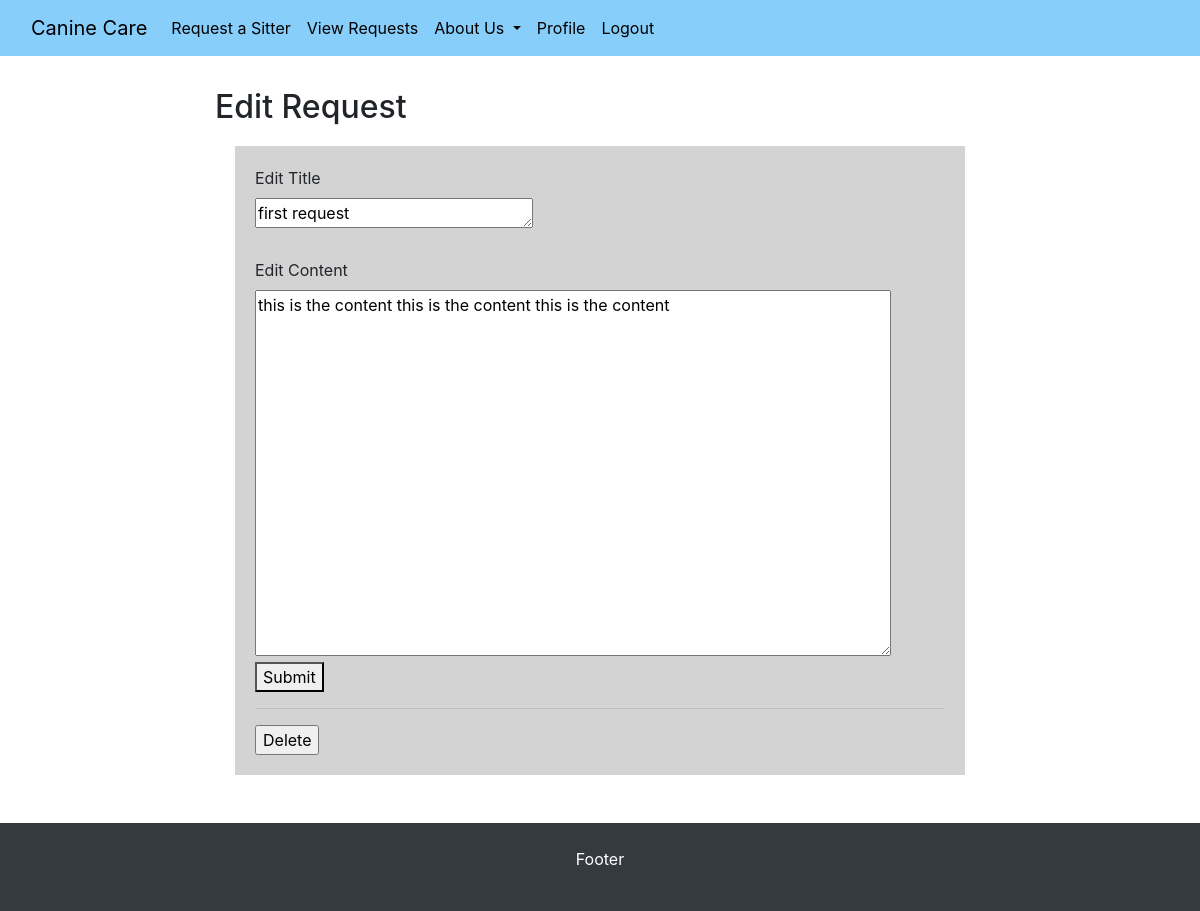
/1/edit/ (signed in), run on an earlier commit of the app's database.
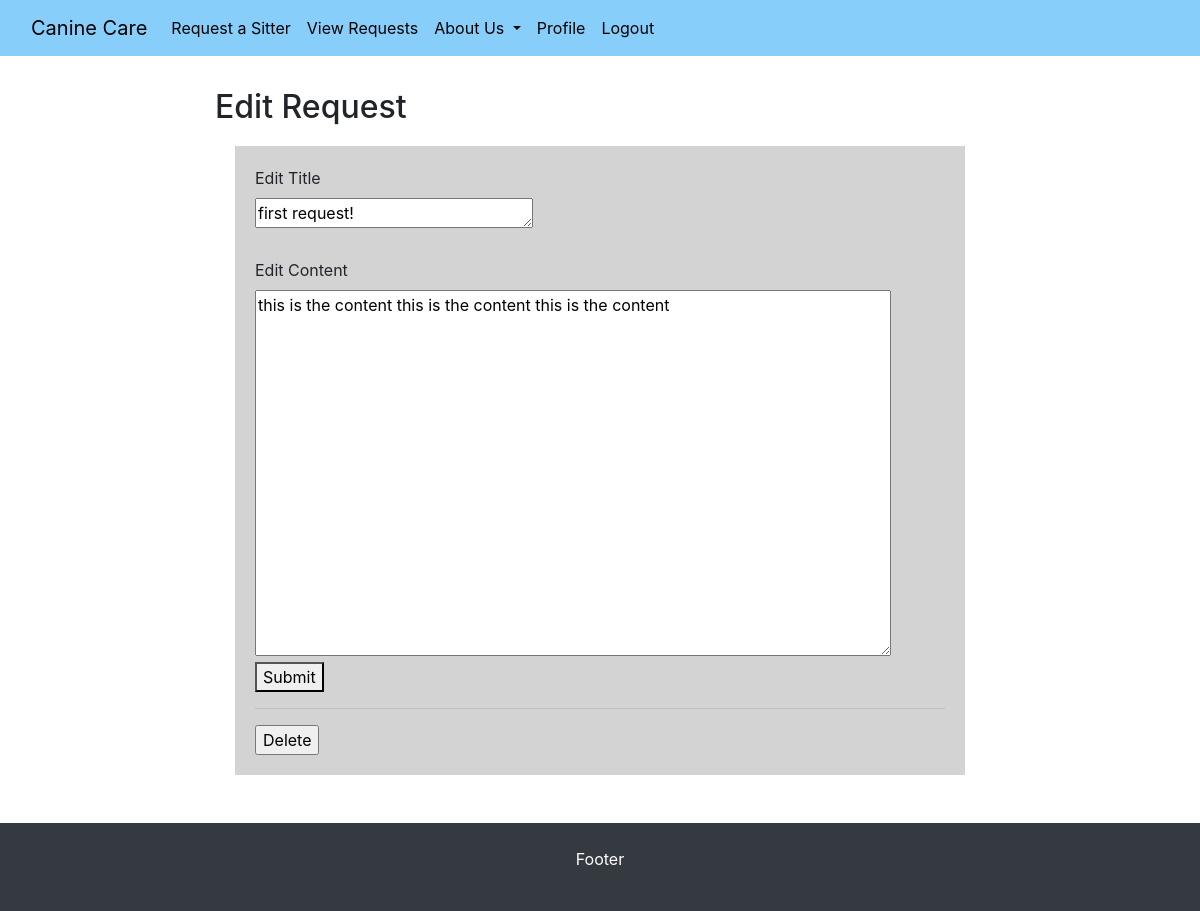
And on a later commit of the database.
### project/models.py (models this page shows)
class Reqs(db.Model):
    id = db.Column(db.Integer, primary_key=True, autoincrement=True)
    title = db.Column(db.String(100))
    content = db.Column(db.String(1000))
    poster = db.Column(db.String(1000))

### project/main.py (the view, shortened to what this page needs)
@main.route('/<int:id>/edit/', methods=['GET', 'POST'])
@login_required
def editrequest(id):
    target = Reqs.query.filter_by(id=id).first()
    if request.method == 'GET':
      return render_template('edit.html', req=target)

### project/__init__.py (called while the page is built)
def create_app():
    app = Flask(__name__)
    app.config['SECRET_KEY'] = 'secret-key-goes-here'
    app.config['SQLALCHEMY_DATABASE_URI'] = 'sqlite:///db.sqlite'
    db.init_app(app)
    login_manager = LoginManager()
    login_manager.login_view = 'auth.login'
    login_manager.init_app(app)
    from .models import User
    @login_manager.user_loader
    def load_user(user_id):
        return User.query.get(int(user_id))
    from .auth import auth as auth_blueprint
    app.register_blueprint(auth_blueprint)
    from .main import main as main_blueprint
    app.register_blueprint(main_blueprint)
    return app

### project/templates/edit.html
{% extends "base.html" %}
{% block content %}
  <h2 class="title">
    Edit Request
  </h2>
  <div class="request">
    <form method="POST">
      <label for="title">Edit Title</label>
      <br>
      <textarea name="title"
        placeholder="Request title"
        rows="1"
        cols="25"
        >{{ request.form['title'] or req['title'] }}</textarea>
      <br><br>
      <label for="content">Edit Content</label>
      <br>
      <textarea name="content"
        placeholder="Post content"
        rows="15"
        cols="60"
        >{{ request.form['content'] or req['content'] }}</textarea>
      <br>
      <button type="submit">Submit</button>
    </form>
    <hr>
    <form action="{{ url_for('main.deleterequest', id=req.id) }}" method="POST">
      <input type="submit" value="Delete"
      onclick="return confirm('Are you sure you want to delete this request?')">
    </form>
  </div>
{% endblock %}

What changed in the data, as far as the page shows it:
changed Reqs "this is the content this is the content this is the content": title "first request" → "first request!"
